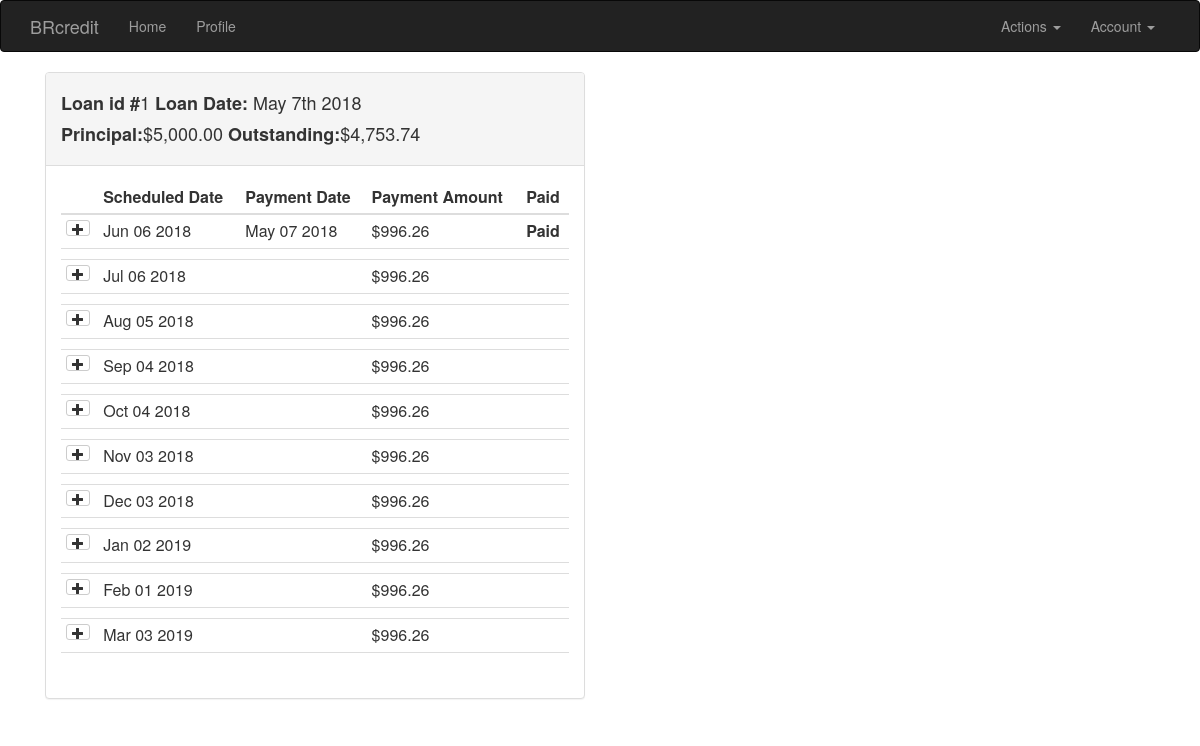
Screenshot of /loan-manager/1 (signed in) with the database file from the repository.
### app/models.py (models this page shows, shortened)
class Loan(db.Model):
    __tablename__ = 'loan'
    id = db.Column(db.Integer, primary_key=True)
    application_id = db.Column(db.Integer, db.ForeignKey('application.id'))
    status = db.Column(db.String(64), default='good')
    missed_payments = db.Column(db.Integer, default=0)
    principal = db.Column(db.Numeric())
    outstanding = db.Column(db.Numeric())
    terms_id = db.Column(db.Integer, db.ForeignKey('terms.id'))
    loan_date = db.Column(db.DateTime())
    borrower_id = db.Column(db.Integer, db.ForeignKey('users.id'))
    guarantor_id = db.Column(db.Integer, db.ForeignKey('users.id'))
    borrower = db.relationship("User",
                               foreign_keys=[borrower_id],
                               backref='borrow_loans')
    guarantor = db.relationship("User",
                                foreign_keys=[guarantor_id],
                                backref='guarantee_loans')
    terms = db.relationship("Terms",
                            foreign_keys=[terms_id],
                            backref='loans')
    application = db.relationship("Application",
                                  foreign_keys=[application_id],
                                  uselist=False,
                                  backref='loan')

class Payment(db.Model):
    __tablename__ = 'payments'
    id = db.Column(db.Integer, primary_key=True)
    loan_id = db.Column(db.Integer, db.ForeignKey('loan.id'))
    payment = db.Column(db.Numeric())
    principal_pmt = db.Column(db.Numeric())
    interest_pmt = db.Column(db.Numeric())
    penalty = db.Column(db.Integer)
    scheduled_date = db.Column(db.DateTime)
    payment_date = db.Column(db.DateTime)
    paid = db.Column(db.Integer)
    paid_by_guarantor = db.Column(db.Integer)
    loan = db.relationship("Loan",
                           foreign_keys=[loan_id],
                           backref='payments')

### app/main/views.py (the view)
@main.route('/loan-manager/<loan_id>', methods=['GET', 'POST'])
@login_required
def loan_manager(loan_id):
    loan = Loan.query.get(loan_id)
    return render_template('loan_manager.html', loan=loan)

### app/auth/views.py (called while the page is built)
@auth.before_app_request
def before_request():
    if current_user.is_authenticated:
        current_user.ping()
        if not current_user.confirmed \
                and request.endpoint \
                and request.blueprint != 'auth' \
                and request.endpoint != 'static':
            return redirect(url_for('auth.unconfirmed'))

### app/models.py (called while the page is built)
@login_manager.user_loader
def load_user(user_id):
    return User.query.get(int(user_id))

    def is_administrator(self):
        if self.role:
            if self.role.id == 2:
                return True
        else:
            return False

    def ping(self):
        self.last_seen = datetime.utcnow()
        db.session.add(self)

### app/templates/loan_manager.html (shortened to what this page needs)
{% extends "base.html" %}
{% import "bootstrap/wtf.html" as wtf %}
{% block page_content %}
<div class="col-lg-6">
<div class="panel panel-default">
    <div class="panel-heading">
        <h4><p><b>Loan id #</b>{{ loan.id }} <b>Loan Date: </b>{{ moment(loan.loan_date).format("MMM Do YYYY") }} </p>
        <p><b>Principal:</b>{{ "${:,.2f}".format(loan.principal) }} <b>Outstanding:</b>{{ "${:,.2f}".format(loan.outstanding) }}</p></h4>
    </div>
    <div class="panel-body">
        <table class="table table-condensed" style="border-collapse:collapse;">
            <thead>
                <tr>
                    <th>&nbsp;</th>
                    <th>Scheduled Date</th>
                    <th>Payment Date</th>
                    <th>Payment Amount</th>
                    <th>Paid</th>
                </tr>
            </thead>
            <tbody>
                {% for payment in loan.payments %}
                <tr data-toggle="collapse" data-target="#{{ payment.id }}" class="accordion-toggle">
                    <td>
                        <button class="btn btn-default btn-xs">
                            <span class="glyphicon glyphicon-plus"></span>
                        </button>
                    </td>
                    <td>{{ moment(payment.scheduled_date).format("MMM DD YYYY") }}</td>
                    <td>
                        {% if payment.paid %}
                        {{ moment(payment.payment_date).format("MMM DD YYYY") }}
                        {% endif %}
                    </td>
                    <td>{{ "${:,.2f}".format(payment.payment) }}</td>
                    <td>
                        {% if payment.paid %}
                        <b>Paid</b>
                        {% endif %}
                    </td>
                </tr>
                <tr>
                    <td colspan="12" class="hiddenRow">
                    </td>
                </tr>
                {% endfor %}
            </tbody>
        </table>
    </div>
</div>
</div>
{% endblock %}

### app/templates/base.html (shortened to what this page needs)
{% extends "bootstrap/base.html" %}
{% block head %}
{{ super() }}
<link rel="stylesheet" type="text/css" href="{{ url_for('static', filename='style.css') }}">
{% endblock %}
{% block navbar %}
<div class="navbar navbar-inverse" role="navigation">
    <div class="container">
        <div class="navbar-header">
            <a class="navbar-brand" href="{{ url_for('main.index') }}">BRcredit</a>
        </div>
        <div class="navbar-collapse collapse">
            <ul class="nav navbar-nav">
                <li><a href="{{ url_for('main.index') }}">Home</a></li>
                {% if current_user.is_authenticated %}
                <li><a href="{{ url_for('main.user_page', username=current_user.username) }}">Profile</a></li>
                {% endif %}
                </ul>
            <ul class="nav navbar-nav navbar-right">
                {% if current_user.is_authenticated %}
                <li class="dropdown">
                    <a href="#" class="dropdown-toggle" data-toggle="dropdown">
                        Actions <b class="caret"></b>
                    </a>
                </li>
                <li class="dropdown">
                    <a href="#" class="dropdown-toggle" data-toggle="dropdown">
                        Account <b class="caret"></b>
                    </a>
                </li>
                {% else %}
                <li><a href="{{ url_for('auth.login') }}">Log In</a></li>
                {% endif %}
            </ul>
        </div>
    </div>
</div>
{% endblock %}
{% block content %}
<div class="container">
    {% block page_content %}{% endblock %}
</div>
{% endblock %}

### rows the page displays
Loan: id "1", loan_date "May 7th 2018", principal "$5,000.00", outstanding "$4,753.74"
Payment: scheduled_date "Jun 06 2018", payment_date "May 07 2018", payment "$996.26", paid "Paid"
Payment: scheduled_date "Jul 06 2018", payment "$996.26"
Payment: scheduled_date "Aug 05 2018", payment "$996.26"
Payment: scheduled_date "Sep 04 2018", payment "$996.26"
Payment: scheduled_date "Oct 04 2018", payment "$996.26"
Payment: scheduled_date "Nov 03 2018", payment "$996.26"
Payment: scheduled_date "Dec 03 2018", payment "$996.26"
Payment: scheduled_date "Jan 02 2019", payment "$996.26"
Payment: scheduled_date "Feb 01 2019", payment "$996.26"
Payment: scheduled_date "Mar 03 2019", payment "$996.26"
